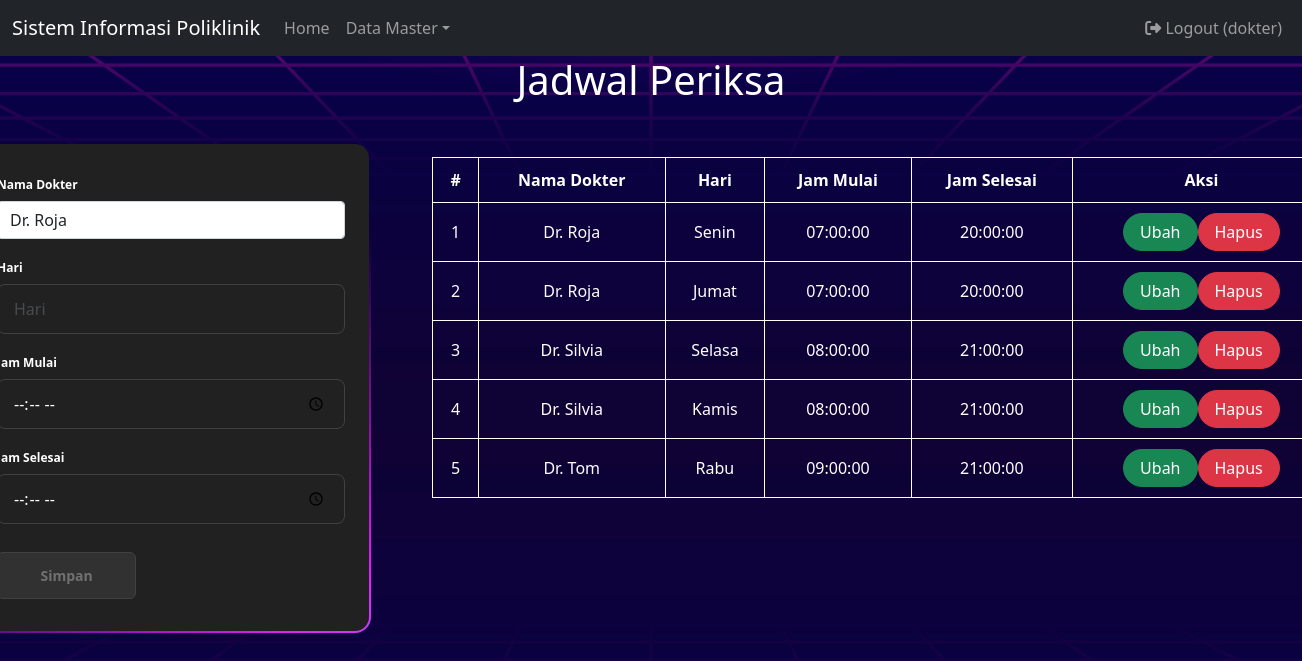
/index.php?page=jadwal_periksa (signed in), run on the app's committed database.
### tables this page shows
CREATE TABLE `jadwal_periksa` (
  `id` int(11) UNSIGNED NOT NULL,
  `id_dokter` int(11) UNSIGNED NOT NULL,
  `hari` enum('Senin','Selasa','Rabu','Kamis','Jumat','Sabtu') NOT NULL,
  `jam_mulai` time NOT NULL,
  `jam_selesai` time NOT NULL
);

CREATE TABLE `dokter` (
  `id` int(11) UNSIGNED NOT NULL,
  `nama` varchar(255) DEFAULT NULL,
  `alamat` varchar(255) DEFAULT NULL,
  `no_hp` varchar(50) DEFAULT NULL,
  `id_poli` int(11) UNSIGNED NOT NULL
);

### jadwal_periksa.php (the view, shortened to what this page needs)
<?php
include 'koneksi.php';
$id_dokter = '';
$hari = '';
$jam_mulai = '';
$jam_selesai = '';
?>
<div class="container">
    <div class="header">
        <h1>Jadwal Periksa</h1>
    </div>
    <div class="row">
        <div class="col-md-3">
            <div class="form-container">
                <form class="form row" method="POST" action="" name="myForm" onsubmit="return(validate());">
                    <div class="form-group">
                        <label for="inputNama" class="form-label fw-bold">
                            Nama Dokter
                        </label>
                        <select class="form-control" name="id_dokter">
                            <?php
                            $dokter = mysqli_query($mysqli, "SELECT * FROM dokter");
                            while ($data = mysqli_fetch_array($dokter)) {
                                $selected = ($data['id'] == $id_dokter) ? 'selected="selected"' : '';
                                ?>
                                <option value="<?php echo $data['id'] ?>" <?php echo $selected ?>><?php echo $data['nama'] ?></option>
                            <?php
                            }
                            ?>
                        </select>
                    </div>
                    <div class="form-group">
                        <label for="inputHari" class="form-label fw-bold">
                            Hari
                        </label>
                        <input type="text" class="form-control" name="hari" id="inputHari" placeholder="Hari" value="<?php echo $hari ?>">
                    </div>
                    <div class="form-group">
                        <label for="inputJam_mulai" class="form-label fw-bold">
                            Jam Mulai
                        </label>
                        <input type="time" class="form-control" name="jam_mulai" id="inputJam_mulai" placeholder="Jam mulai" value="<?php echo $jam_mulai ?>">
                    </div>
                    <div class="form-group">
                        <label for="inputJam_selesai" class="form-label fw-bold">
                            Jam Selesai
                        </label>
                        <input type="time" class="form-control" name="jam_selesai" id="inputJam_selesai" placeholder="Jam selesai" value="<?php echo $jam_selesai ?>">
                    </div>
                    <div class="form-group">
                        <button type="submit" class="form-submit-btn" name="simpan">Simpan</button>
                    </div>
                </form>
            </div>
        </div>
        <div class="col-md-8 table-container">
            <table class="custom-table table-hover">
                <thead>
                    <tr>
                        <th scope="col">#</th>
                        <th scope="col">Nama Dokter</th>
                        <th scope="col">Hari</th>
                        <th scope="col">Jam Mulai</th>
                        <th scope="col">Jam Selesai</th>
                        <th scope="col">Aksi</th>
                    </tr>
                </thead>
                <tbody>
                    <?php
                    $result = mysqli_query($mysqli, "SELECT dp.*, p.nama as 'nama_dokter' FROM jadwal_periksa dp LEFT JOIN dokter p ON (dp.id_dokter=p.id) ORDER BY id ASC");
                    if (mysqli_num_rows($result) > 0) {
                        $no = 1;
                        while ($data = mysqli_fetch_array($result)) {
                            echo "<tr>";
                            echo "<td>" . $no++ . "</td>";
                            echo "<td>" . $data['nama_dokter'] . "</td>";
                            echo "<td>" . $data['hari'] . "</td>";
                            echo "<td>" . $data['jam_mulai'] . "</td>";
                            echo "<td>" . $data['jam_selesai'] . "</td>";
                            echo "<td>";
                            echo '<a class="btn btn-success rounded-pill px-3" href="index.php?page=jadwal_periksa&id=' . $data['id'] . '">Ubah</a>';
                            echo '<a class="btn btn-danger rounded-pill px-3" href="index.php?page=jadwal_periksa&id=' . $data['id'] . '&aksi=hapus">Hapus</a>';
                            echo "</td>";
                            echo "</tr>";
                        }
                    } else {
                        echo "<tr><td colspan='6'>No rows returned.</td></tr>";
                    }
                    ?>
                </tbody>
            </table>
        </div>
    </div>
</div>

### css/style.css (style rules this page uses)
body { background-image: url('../img/bg.jpg'); background-size: cover; background-position: center; height: 100vh; margin: 0; display: flex; flex-direction: column; animation: fadeIn 1s ease-in-out; }
.container { flex: 1; display: flex; flex-direction: column; align-items: center; justify-content: flex-start; }
.header { text-align: center; color: #fff; }
.form-container { width: 400px; background: linear-gradient(#212121, #212121) padding-box, linear-gradient(145deg, transparent 35%,#e81cff, #40c9ff) border-box; border: 2px solid transparent; padding: 32px 24px; font-size: 14px; font-family: inherit; color: white; display: flex; flex-direction: column; gap: 20px; box-sizing: border-box; border-radius: 16px; background-size: 200% 100%; animation: gradient 5s ease infinite; margin-top: 30px; margin-right: 120vh; }
.form-container .form { display: flex; flex-direction: column; gap: 20px; }
.form-container .form-group { display: flex; flex-direction: column; gap: 2px; }
.form-container .form-group label { display: block; margin-bottom: 5px; color: white; font-weight: 600; font-size: 12px; }
.form-container .form-group input, .form-container .form-group textarea { width: 100%; padding: 12px 16px; border-radius: 8px; color: #fff; font-family: inherit; background-color: transparent; border: 1px solid #414141; }
.form-container .form-group input::placeholder { opacity: 0.5; }
.form-container .form-submit-btn { display: flex; align-items: flex-start; justify-content: center; align-self: flex-start; font-family: inherit; color: #717171; font-weight: 600; width: 40%; background: #313131; border: 1px solid #414141; padding: 12px 16px; font-size: inherit; gap: 8px; margin-top: 8px; cursor: pointer; border-radius: 6px; }
.table-container { margin-top:30px; margin-left:auto; }
.custom-table { background-color: transparent; width: 100%; margin-top: 15px; border-collapse: collapse; }
.custom-table th, .custom-table td { color: white; padding: 10px; text-align: center; border: 1px solid white; }

### data on the page
jadwal_periksa: id_dokter.nama "Dr. Roja", hari "Senin", jam_mulai "07:00:00", jam_selesai "20:00:00"
jadwal_periksa: id_dokter.nama "Dr. Roja", hari "Jumat", jam_mulai "07:00:00", jam_selesai "20:00:00"
jadwal_periksa: id_dokter.nama "Dr. Silvia", hari "Selasa", jam_mulai "08:00:00", jam_selesai "21:00:00"
jadwal_periksa: id_dokter.nama "Dr. Silvia", hari "Kamis", jam_mulai "08:00:00", jam_selesai "21:00:00"
jadwal_periksa: id_dokter.nama "Dr. Tom", hari "Rabu", jam_mulai "09:00:00", jam_selesai "21:00:00"

### other printed values
$_SESSION['username'] "dokter"
form field id_dokter "Dr. Roja"
